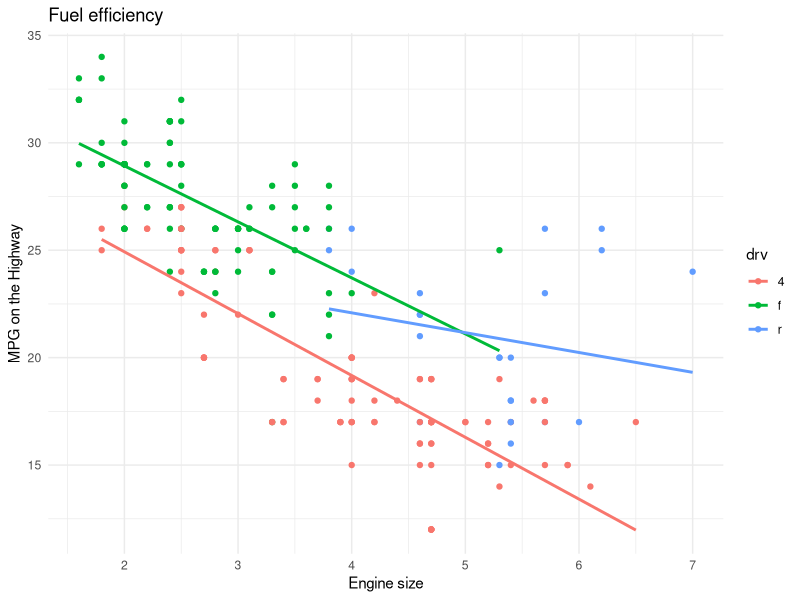

This chart was generated by the following R code: (Note: this script raises an error after producing the figure.)
library(tidyverse)
# names() gives us the names of the variables of the dataset
names(mpg)


mpg %>% 
  filter(hwy <35) %>% 
  ggplot(aes(x = displ,
             y = hwy,
             colour = drv))+
  geom_point()+
  geom_smooth(method = lm,
              se = F)+
  labs(x = "Engine size",
       y = "MPG on the Highway",
       title = "Fuel efficiency")+
  theme_minimal()+
  ggsave("MPH_hwy.jpg")
